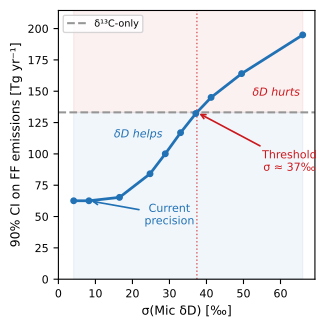

Reproduce this figure in Python.
#!/usr/bin/env python3
# -*- coding: utf-8 -*-
"""
fig_graphical_abstract.py — TOC / graphical abstract figure
============================================================

Single-panel threshold curve with annotations.
Designed for journal TOC/graphical abstract (85mm × 85mm).
Reads data from phase6 deep dive results.
"""

import json
from pathlib import Path
import matplotlib
matplotlib.use('Agg')
import matplotlib.pyplot as plt

RESULTS_DIR = Path(__file__).resolve().parent.parent / "results"
FIG_DIR = Path(__file__).resolve().parent


def main():
    # Load phase6 fine-grid sweep
    deep_path = RESULTS_DIR / "phase6_deep_dive" / "deep_dive_results.json"
    with open(deep_path) as f:
        deep = json.load(f)

    fg = deep['A_fine_grid']
    sweep = fg['sweep']
    mults = sorted(sweep.keys(), key=float)
    sigma_vals = [8.25 * float(m) for m in mults]
    ci_vals = [sweep[m]['ci'] for m in mults]

    # d13C-only reference
    d13c_ref = fg['ref_ci']
    thresh_sigma = fg['crossover_0pct']['sigma_permil']

    # --- Figure ---
    plt.rcParams.update({
        'font.size': 9,
        'font.family': 'sans-serif',
        'axes.linewidth': 0.8,
    })

    fig, ax = plt.subplots(figsize=(85/25.4, 85/25.4), dpi=300)

    # Fill regions
    ax.fill_between(sigma_vals, 0, d13c_ref, alpha=0.06, color='#2171b5')
    ax.fill_between(sigma_vals, d13c_ref, max(ci_vals) * 1.1, alpha=0.06, color='#cb181d')

    # Threshold curve
    ax.plot(sigma_vals, ci_vals, 'o-', color='#2171b5', linewidth=2, markersize=4, zorder=3)

    # Reference line
    ax.axhline(d13c_ref, color='#969696', linewidth=1.5, linestyle='--', label='δ¹³C-only')

    # Crossover
    ax.axvline(thresh_sigma, color='#cb181d', linewidth=1, linestyle=':', alpha=0.7)
    ax.annotate(f'Threshold\nσ ≈ {thresh_sigma:.0f}‰', xy=(thresh_sigma, d13c_ref),
                xytext=(thresh_sigma + 25, d13c_ref * 0.65),
                fontsize=8, ha='center', color='#cb181d',
                arrowprops=dict(arrowstyle='->', color='#cb181d', lw=1.2))

    # Current precision
    current_ci = ci_vals[1] if len(ci_vals) > 1 else ci_vals[0]
    ax.annotate('Current\nprecision', xy=(8.25, current_ci),
                xytext=(30, current_ci * 0.7),
                fontsize=8, ha='center', color='#2171b5',
                arrowprops=dict(arrowstyle='->', color='#2171b5', lw=1.2))

    # Labels
    ax.text(15, d13c_ref * 0.85, 'δD helps', fontsize=8, color='#2171b5', fontstyle='italic')
    ax.text(thresh_sigma + 15, d13c_ref * 1.1, 'δD hurts', fontsize=8, color='#cb181d', fontstyle='italic')

    ax.set_xlabel('σ(Mic δD) [‰]', fontsize=9)
    ax.set_ylabel('90% CI on FF emissions [Tg yr⁻¹]', fontsize=9)
    ax.set_xlim(0, max(sigma_vals) * 1.05)
    ax.set_ylim(0, max(ci_vals) * 1.1)
    ax.legend(fontsize=7, loc='upper left')
    ax.tick_params(labelsize=8)

    plt.tight_layout()
    plt.savefig(FIG_DIR / 'fig_graphical_abstract.png', dpi=300, bbox_inches='tight')
    plt.savefig(FIG_DIR / 'fig_graphical_abstract.pdf', bbox_inches='tight')
    plt.close()
    print(f"Saved: {FIG_DIR}/fig_graphical_abstract.png")
    print(f"Saved: {FIG_DIR}/fig_graphical_abstract.pdf")


if __name__ == "__main__":
    main()
